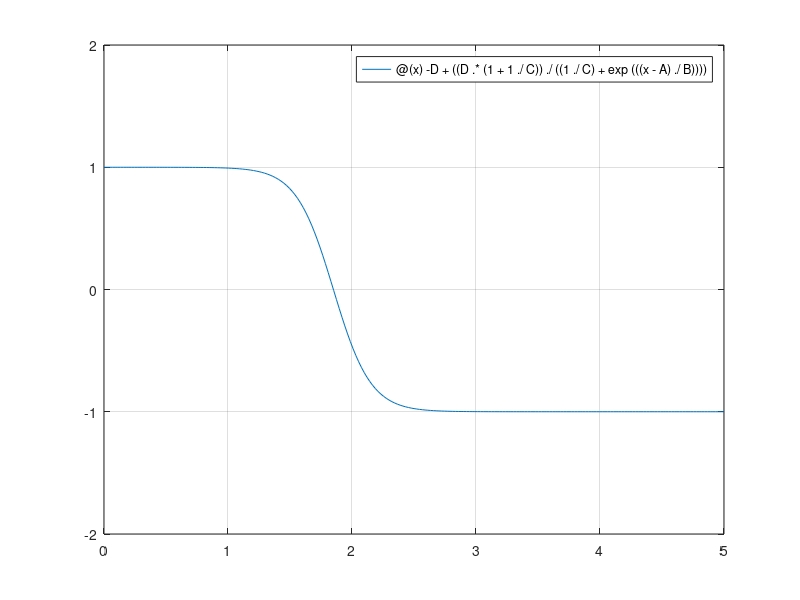

The MATLAB script that drew this image:
A = 1.85;
B = 0.15;
C = 1;
D = 1;

fnc = @(x) -D+((D.*(1+1./C))./((1./C)+exp(((x-A)./B))));

fplot(fnc, [0 5]);
ylim([-2 2]);
grid on